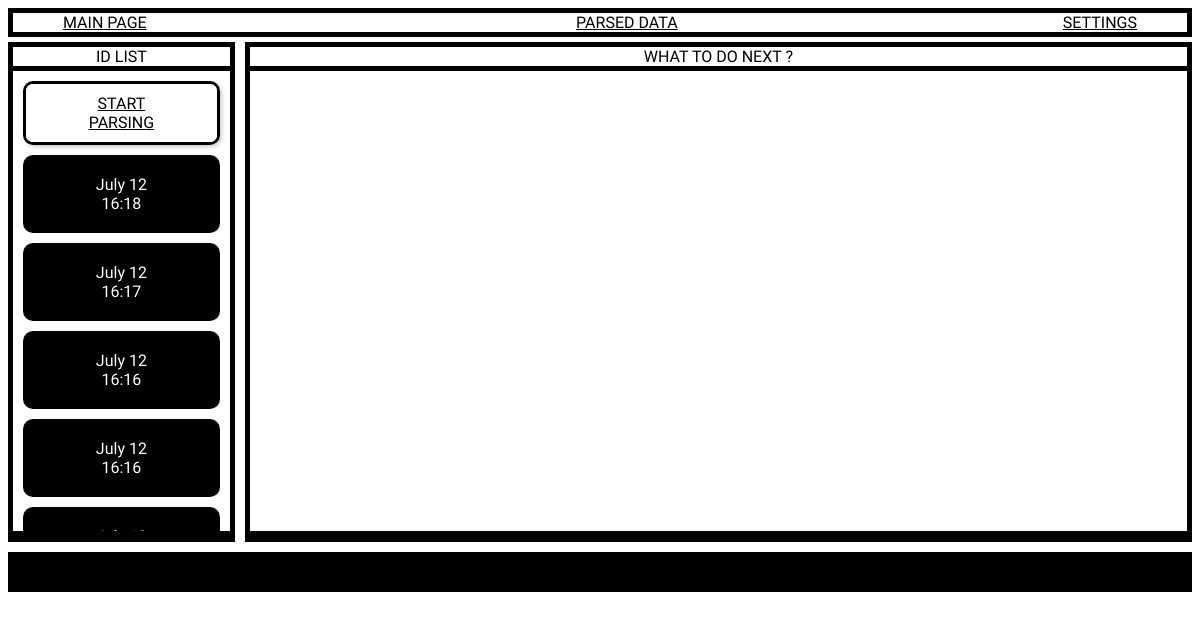
The app's page /parsed_data, older data.
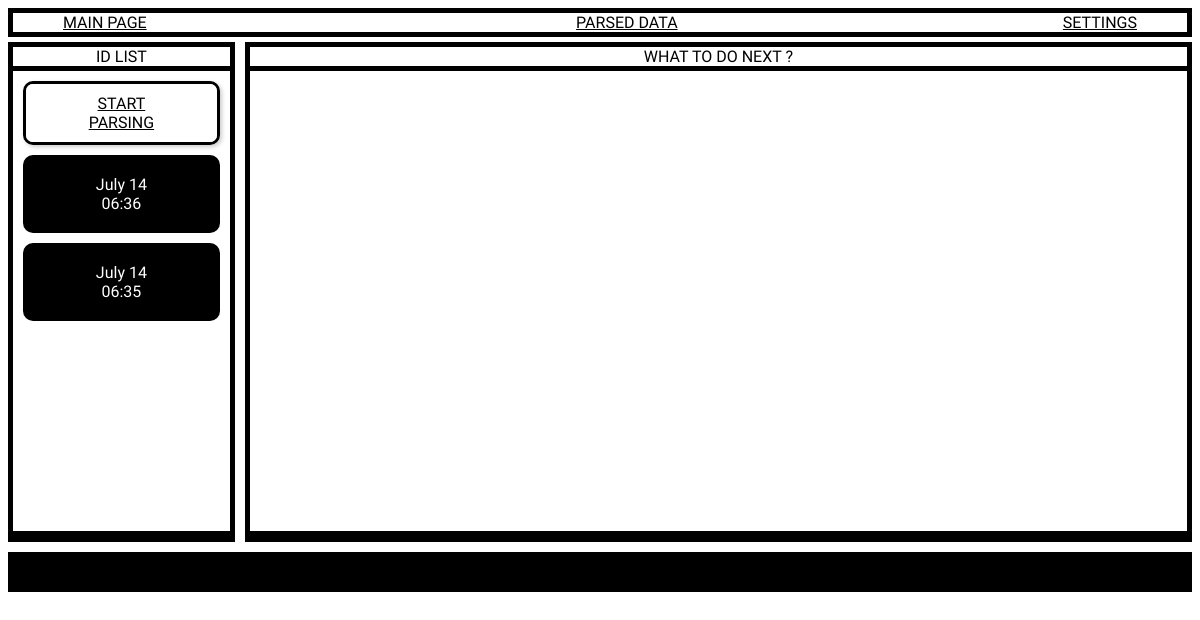
The same page, newer data.
### main_app/models.py (models this page shows)
class VideoGroup(models.Model):
    identifier = models.CharField(max_length=7, unique=True, default=generate_unique_identifier)
    created_at = models.DateTimeField(auto_now_add=True)
    videos = models.ManyToManyField(Video)
    def __str__(self):
        return self.identifier

### main_app/views.py (the view)
# urls.py: path('parsed_data', video_identifiers_view, name='parsed_data'),
def video_identifiers_view(request):
    identifiers = VideoGroup.objects.order_by('-created_at')
    return render(request, 'main_app/parsed_data.html', {'identifiers': identifiers})

### main_app/templates/main_app/parsed_data.html
{% extends "main_app/base.html" %}
{% load static %}
{% block sidebar_name %}ID LIST{% endblock %}
{% block sidebar_content %}
<div class="sidebar-start-parsing-block">
        <a href="{% url 'parser_service:parsing' %}" class="start-parsing button"
        >START PARSING</a>
</div>
{% for identifier in identifiers %}
    <div class="sidebar-content-block">
        <a href="{% url 'main_app:identifier' identifier=identifier%}"
           class="identificator button">{{ identifier.created_at|date:"F d"}}
           {{ identifier.created_at|time:"H:i" }}</a>
    </div>
    {% endfor %}
{% endblock %}
{% block content_header %}WHAT TO DO NEXT ?{% endblock %}

Row changes from the older to the newer data that the page shows:
removed VideoGroup: created_at "July 12", created_at "16:18"
removed VideoGroup: created_at "July 12", created_at "16:17"
removed VideoGroup: created_at "July 12", created_at "16:16"
removed VideoGroup: created_at "July 12", created_at "16:16"
added VideoGroup: created_at "July 14", created_at "06:36"
added VideoGroup: created_at "July 14", created_at "06:35"
